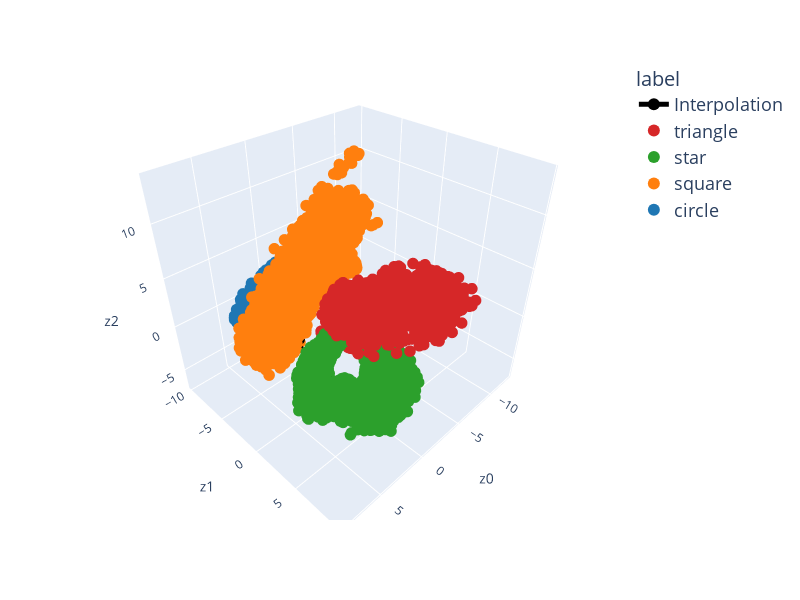

The notebook cell saved with this chart:
### Code cell
import plotly.express as px
import plotly.graph_objects as go
import pandas as pd

def plot_interpolation(df, latent_vectors):
    # Create scatter plot
    fig = px.scatter_3d(df, *columns, color='label', 
                        color_discrete_sequence=px.colors.qualitative.D3)
    
    fig.update_traces(marker=dict(size=4))
    
    # Add line connecting latent vectors
    fig.add_trace(go.Scatter3d(
        x=latent_vectors[:, 0],
        y=latent_vectors[:, 1],
        z=latent_vectors[:, 2],
        mode='lines+markers',
        marker=dict(size=6, color='black'),
        line=dict(width=4),
        name='Interpolation'
    ))

    # Update layout
    fig.update_layout(width=800, 
                      height=600, 
                      legend= dict(
                        title=dict(font=dict(size=20)),
                        font=dict(size=18),
                        itemsizing='constant',  # Ensures constant marker size in legend
                        traceorder='reversed'
                    ))
    fig.show()
    
plot_interpolation(df_pca, interpolation_vectors)

### Figure 1 — Plotly figure (JSON) as saved in the notebook; plotly's stock layout.template omitted (floating-point values rounded to 4 significant figures; data arrays with more than 128 entries replaced by an {"elided": "..."} marker saying what was removed)
{"data": [{"hovertemplate": "label=circle<br>z0=%{x}<br>z1=%{y}<br>z2=%{z}<extra></extra>", "legendgroup": "circle", "marker": {"color": "#1F77B4", "size": 4, "symbol": "circle"}, "mode": "markers", "name": "circle", "scene": "scene", "showlegend": true, "type": "scatter3d", "x": {"elided": "3000 float values"}, "y": {"elided": "3000 float values"}, "z": {"elided": "3000 float values"}}, {"hovertemplate": "label=square<br>z0=%{x}<br>z1=%{y}<br>z2=%{z}<extra></extra>", "legendgroup": "square", "marker": {"color": "#FF7F0E", "size": 4, "symbol": "circle"}, "mode": "markers", "name": "square", "scene": "scene", "showlegend": true, "type": "scatter3d", "x": {"elided": "3000 float values"}, "y": {"elided": "3000 float values"}, "z": {"elided": "3000 float values"}}, {"hovertemplate": "label=star<br>z0=%{x}<br>z1=%{y}<br>z2=%{z}<extra></extra>", "legendgroup": "star", "marker": {"color": "#2CA02C", "size": 4, "symbol": "circle"}, "mode": "markers", "name": "star", "scene": "scene", "showlegend": true, "type": "scatter3d", "x": {"elided": "3000 float values"}, "y": {"elided": "3000 float values"}, "z": {"elided": "3000 float values"}}, {"hovertemplate": "label=triangle<br>z0=%{x}<br>z1=%{y}<br>z2=%{z}<extra></extra>", "legendgroup": "triangle", "marker": {"color": "#D62728", "size": 4, "symbol": "circle"}, "mode": "markers", "name": "triangle", "scene": "scene", "showlegend": true, "type": "scatter3d", "x": {"elided": "3000 float values"}, "y": {"elided": "3000 float values"}, "z": {"elided": "3000 float values"}}, {"line": {"width": 4}, "marker": {"color": "black", "size": 6}, "mode": "lines+markers", "name": "Interpolation", "type": "scatter3d", "x": [0.7308, 1.539, 2.347, 3.155, 3.963, 4.771], "y": [-7.651, -5.073, -2.495, 0.08308, 2.661, 5.239], "z": [-0.4445, -0.546, -0.6475, -0.749, -0.8505, -0.9521]}], "layout": {"height": 600, "legend": {"font": {"size": 18}, "itemsizing": "constant", "title": {"font": {"size": 20}, "text": "label"}, "tracegroupgap": 0, "traceorder": "reversed"}, "margin": {"t": 60}, "scene": {"domain": {"x": [0, 1], "y": [0, 1]}, "xaxis": {"title": {"text": "z0"}}, "yaxis": {"title": {"text": "z1"}}, "zaxis": {"title": {"text": "z2"}}}, "width": 800}}
